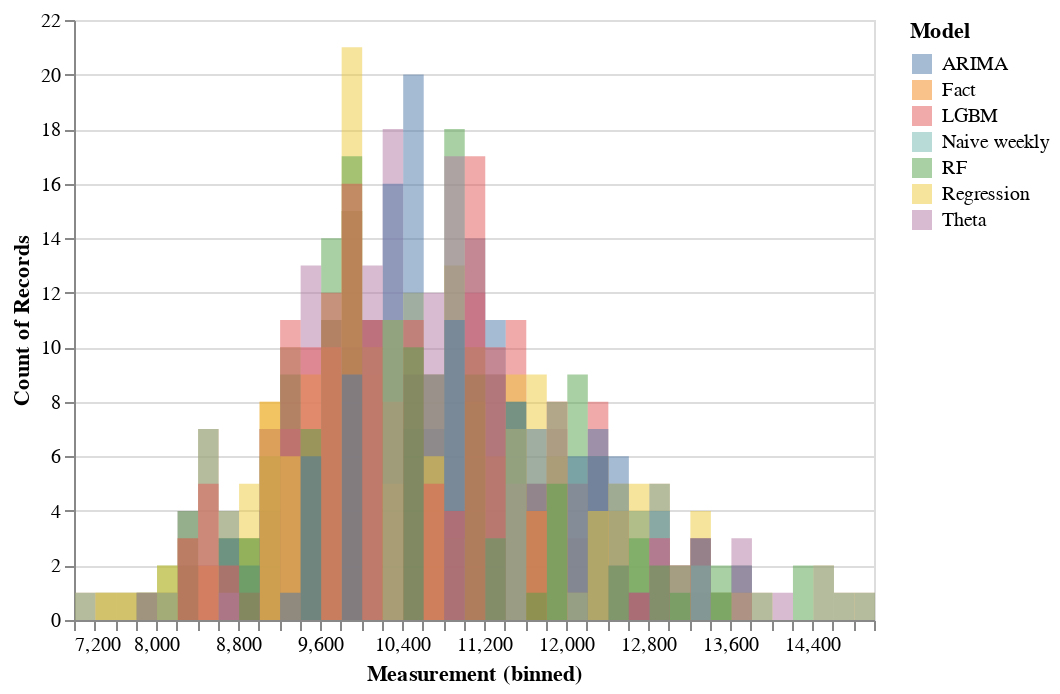

This figure's notebook cell:
### Code cell
alt.Chart(weekly_revenue_bl).transform_fold(
    weekly_revenue_bl.columns.values,
    #['Fact'],
    as_=['Model', 'Measurement']
).mark_bar(
    opacity=0.5,
    binSpacing=0
).encode(
    alt.X('Measurement:Q', bin=alt.Bin(maxbins=50)),
    alt.Y('count()', stack=None),
    alt.Color('Model:N')
    )

### Figure 1 — Vega-Lite specification as saved in the notebook (floating-point values rounded to 4 significant figures; data arrays with more than 128 entries replaced by an {"elided": "..."} marker saying what was removed)
{"config": {"view": {"continuousWidth": 400, "continuousHeight": 300}}, "data": {"name": "data-fe645acfee598ce4bc3378518f90da73"}, "mark": {"type": "bar", "binSpacing": 0, "opacity": 0.5}, "encoding": {"color": {"type": "nominal", "field": "Model"}, "x": {"type": "quantitative", "bin": {"maxbins": 50}, "field": "Measurement"}, "y": {"type": "quantitative", "aggregate": "count", "stack": null}}, "transform": [{"fold": ["ARIMA", "Fact", "LGBM", "Naive weekly", "RF", "Regression", "Theta"], "as": ["Model", "Measurement"]}], "$schema": "https://vega.github.io/schema/vega-lite/v4.8.1.json", "datasets": {"data-fe645acfee598ce4bc3378518f90da73": {"elided": "181 records"}}}
